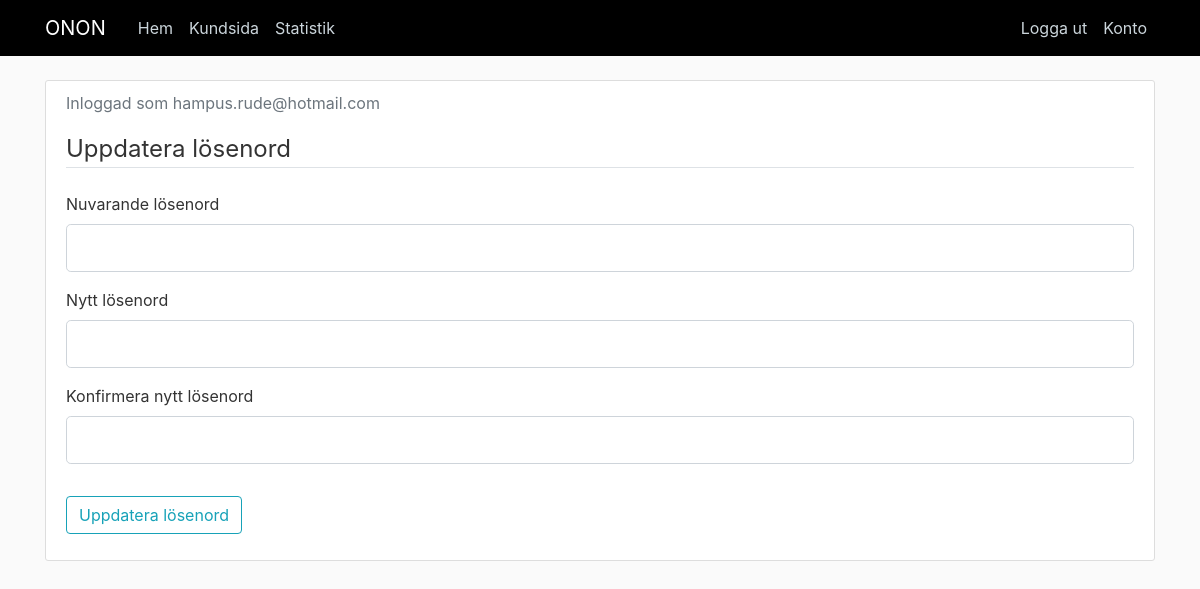
Page /account (signed in) on the earlier database version.
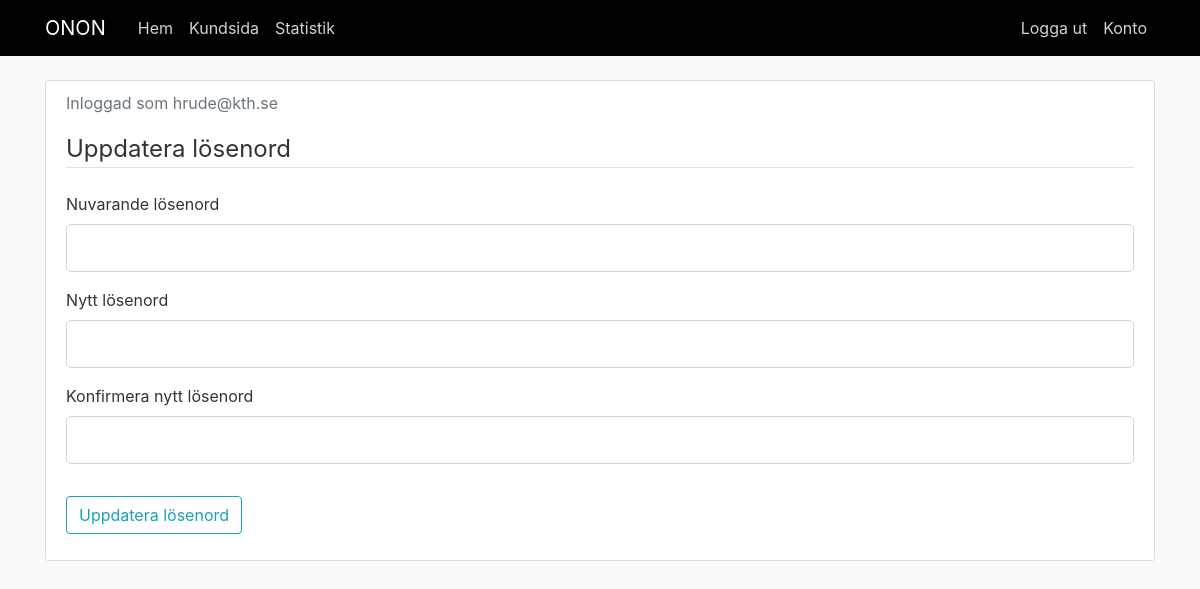
Same page on the later database version.
### app/models.py (models this page shows, shortened)
class User(db.Model, UserMixin):
	id = db.Column(db.Integer, primary_key=True)	# Unikt för varje användare, används när man skapar unika "reset-password-tokens"
	email = db.Column(db.String(120), unique=True, nullable=False)
	password = db.Column(db.String(60), nullable=False)
	title = db.Column(db.String(2), nullable=False)
	afnum = db.Column(db.String(5))

### app/routes.py (the view, shortened to what this page needs)
@app.route("/account", methods=['GET', 'POST'])
@login_required		# Går bara att accessa om du är inloggad
def account():
	form = UpdateAccountForm()
	return render_template('account.html', title='Account', form=form)

### app/forms.py
class UpdateAccountForm(FlaskForm):
	old_password = PasswordField('Nuvarande lösenord', validators=[DataRequired()])
	new_password = PasswordField('Nytt lösenord', validators=[DataRequired()])
	confirm_password = PasswordField('Konfirmera nytt lösenord', validators=[DataRequired(), EqualTo('new_password')])
	submit = SubmitField('Uppdatera lösenord')
	'''
	def validate_email(self, email):
		if email.data != current_user.email:
			email = User.query.filter_by(email=email.data).first()
			if email:
				raise ValidationError('Mailadressen finns redan. Välj en annan.')
	'''

### app/models.py (called while the page is built)
@login_manager.user_loader
def load_user(user_id):
	return User.query.get(int(user_id))

### app/templates/account.html (shortened to what this page needs)
{% extends "layout.html" %}
{% block content %}
	<div class="content-section">
	  <div class="media">
	    <div class="media-body">
	      <p class="text-secondary">Inloggad som {{ current_user.email }}</p>
	    </div>
	  </div>
		<form method="POST" action="">
			<fieldset class="form-group">
				<legend class="border-bottom mb-4">Uppdatera lösenord</legend>
				<div class="form-group">
					{{ form.old_password.label(class="form-control-label") }}
					{% if form.old_password.errors %}
						{{ form.old_password(class="form-control form-control-lg is-invalid") }}
						<div class="invalid-feedback">
							{% for errors in form.old_password.errors %}
							<span>{{ errors }}</span>
							{% endfor %}
						</div>
					{% else %}
						{{ form.old_password(class="form-control form-control-lg") }}
					{% endif %}
				</div>
				<div class="form-group">
					{{ form.new_password.label(class="form-control-label") }}
					{% if form.new_password.errors %}
						{{ form.new_password(class="form-control form-control-lg is-invalid") }}
						<div class="invalid-feedback">
							{% for errors in form.new_password.errors %}
							<span>{{ errors }}</span>
							{% endfor %}
						</div>
					{% else %}
						{{ form.new_password(class="form-control form-control-lg") }}
					{% endif %}
				</div>
				<div class="form-group">
					{{ form.confirm_password.label(class="form-control-label") }}
					{% if form.confirm_password.errors %}
						{{ form.confirm_password(class="form-control form-control-lg is-invalid") }}
						<div class="invalid-feedback">
							{% for errors in form.confirm_password.errors %}
							<span>{{ errors }}</span>
							{% endfor %}
						</div>
					{% else %}
						{{ form.confirm_password(class="form-control form-control-lg") }}
					{% endif %}
				</div>
			</fieldset>
			<div class="form-group">
				{{ form.submit(class="btn btn-outline-info") }}
			</div>
		</form>
	</div>
{% endblock content%}

### app/templates/layout.html (shortened to what this page needs)
<html>
<head>
    <link rel="stylesheet" href="https://maxcdn.bootstrapcdn.com/bootstrap/4.0.0/css/bootstrap.min.css">
    <link rel="stylesheet" type="text/css" href="{{ url_for('static', filename='main.css') }}">
</head>
<body>
	<header class="site-header">
	  <nav class="navbar navbar-expand-md navbar-dark bg-steel fixed-top">
	    <div class="container">
	      <a class="navbar-brand mr-4" href="/">ONON</a>
	      <div class="collapse navbar-collapse" id="navbarToggle">
	        <div class="navbar-nav mr-auto">
	          <a class="nav-item nav-link" href="{{ url_for('home') }}">Hem</a>
	          <a class="nav-item nav-link" href="{{ url_for('kund') }}">Kundsida</a>
	          <a class="nav-item nav-link" href="{{ url_for('statistics') }}">Statistik</a>
	        </div>
	        <div class="navbar-nav">
	        	{% if current_user.is_authenticated %}
	        		<a class="nav-item nav-link" href="{{ url_for('logout') }}">Logga ut</a>
	        		<a class="nav-item nav-link" href="{{ url_for('account') }}">Konto</a>
	        	{% else %}
	        		<a class="nav-item nav-link" href="{{ url_for('login') }}">Logga in</a>
	          		<a class="nav-item nav-link" href="{{ url_for('register') }}">Registrera</a>
	        	{% endif %}
	        </div>
	      </div>
	    </div>
	  </nav>
	</header>
	<main role="main" class="container">
	  <div class="row">
	    <div class="col-md-12">
	    	{% block content %}{% endblock %}
	    </div>
</body>
</html>

### app/static/main.css (style rules this page uses)
body { background: #fafafa; color: #333333; margin-top: 5rem; }
.bg-steel { background-color: #000000; }
.site-header .navbar-nav .nav-link { color: #cbd5db; }
.content-section { background: #ffffff; padding: 10px 20px; border: 1px solid #dddddd; border-radius: 3px; margin-bottom: 20px; }

Differences in the rows shown:
changed User: email "hampus.rude@hotmail.com" → "hrude@kth.se"
